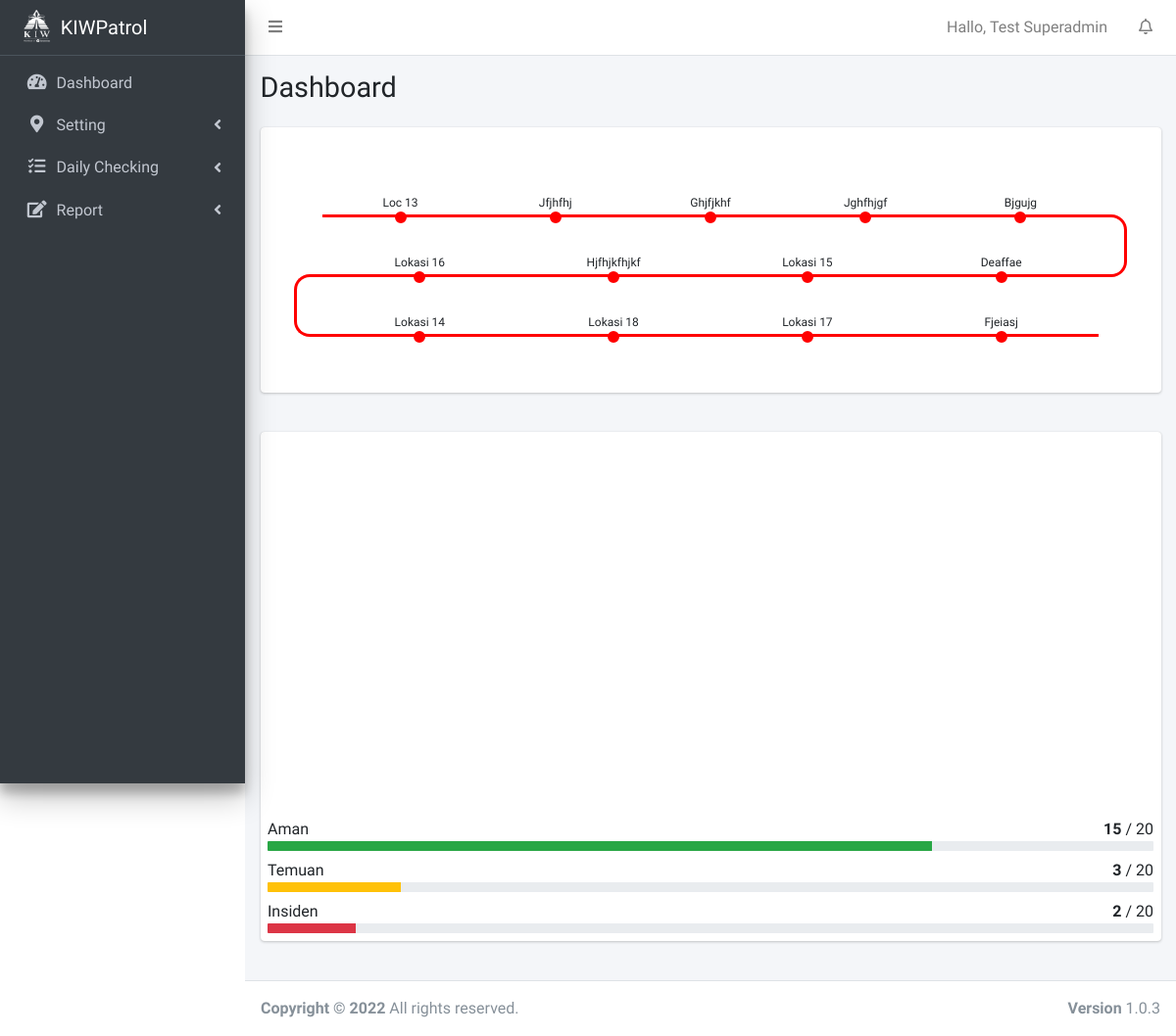
The page /admin/ (signed in) on the database its author committed.
### tables this page shows
CREATE TABLE `user_list` (
  `id` int(11) NOT NULL,
  `nip` varchar(64) NOT NULL,
  `nama_lengkap` varchar(64) NOT NULL,
  `username` varchar(32) NOT NULL,
  `password` varchar(64) NOT NULL,
  `no_hp` varchar(16) NOT NULL,
  `email` varchar(64) NOT NULL,
  `id_level` int(11) NOT NULL COMMENT '1sadm, 2spv, 3adm, 4ptgs',
  `status` int(11) NOT NULL DEFAULT 1
);

CREATE TABLE `subarea_list` (
  `id` int(11) NOT NULL,
  `subarea` varchar(32) NOT NULL,
  `alamat` varchar(11) NOT NULL,
  `id_area` int(11) NOT NULL,
  `tag` varchar(64) NOT NULL,
  `setelah` int(11) NOT NULL,
  `create_date` date NOT NULL,
  `status` int(11) NOT NULL
);

### admin/fungsi.php (called while the page is built, shortened)
<?php
function session_user(){
	return $_SESSION['id'];
}function session_level(){
	return $_SESSION['id_level'];
}
	if($fungsi=="tambah"){ ?>
	<?php }
function get_user(){
	require '../config/koneksi.php';
	$user = session_user();
	$result = mysqli_query($con,"SELECT nama_lengkap FROM user_list WHERE (id = '$user')");
	while($h = mysqli_fetch_array($result)){
		$user = $h['nama_lengkap'];
	}
	return $user;
}
  ?>

### admin/load_data.php (called while the page is built, shortened)
<?php
    include '../config/koneksi.php';
	$hari_ini = "%20".date("y-m-d")."%";
	$master_data = array();
	$daily_check = array();
	$location_check = array();
	$location = 0;
	$security = 0;
	$aman = 0;
	$temuan = 0;
	$insiden = 0;
	$tamu = 0;
	$tag_location = "";
	$sql = "SELECT * FROM subarea_list WHERE status = '1' ORDER BY setelah";
	$r = mysqli_query($con,$sql);
	while($row = mysqli_fetch_array($r)){
		$location++;
		$sql2 = "SELECT * FROM tour_report WHERE (id_subarea = '".$row['id']."' AND create_date LIKE '%$hari_ini%')";
		$r2 = mysqli_query($con,$sql2); $checking=0;
		array_push($location_check,array(
			"location"=>$row['subarea'],
			"checking"=>$checking,
			"tag_location"=>$tag_location,
		));
	}
	$sql = "SELECT * FROM user_list WHERE id_level = '4'";
	$r = mysqli_query($con,$sql);
	while($row = mysqli_fetch_array($r)){
		$security++;
	}
	array_push($master_data,array(
		"location"=>$location,
		"security"=>$security,
	));
	array_push($daily_check,array(
		"aman"=>$aman,
		"temuan"=>$temuan,
		"insiden"=>$insiden,
		"tamu"=>$tamu,
	));
	$data = json_encode(array('master_data'=>$master_data,'daily_check'=>$daily_check,'location_check'=>$location_check));
    $data_array = json_decode($data, true);

### admin/index.php (the view, shortened to what this page needs)
<?php
    include '../config/koneksi.php';
    include 'load_data.php';
?>
<?php include 'header.php';
	$AMAN = 15;
	$TEMUAN = 3;
	$INSIDEN = 2;
	$TOTAL = $AMAN + $TEMUAN + $INSIDEN;
?>
<link rel="stylesheet" href="style/horizontal-timelinev2.css">
  <div class="content-wrapper">
    <div class="content-header">
      <div class="container-fluid">
        <div class="row mb-2">
          <div class="col-sm-6">
            <h1 class="m-0">Dashboard</h1>
          </div>
        </div>
      </div>
    </div>
	<section class="content">
      <div class="container-fluid">
        <div class="card card-info">
        <div class="card-body">
                <section class="time-line-box">
                    <div class="swiper-container sw-cont-size text-center">
                        <?php
                        $jumlah_data = count($data_array['location_check']);
                        $jml_baris = $jumlah_data/6;
                        $loop = ceil($jml_baris);
                        $col_end = 0;
                        $col_start = 0;
                        for($i=0; $i<$loop; $i++){
                            $jml_col = 0;
                            if($i % 2 == 1){
                                echo "<div class='swiper-wrapper' style='flex-direction: row-reverse !important;'>";
                            }
                            if($jml_baris > 1 && $i % 2 == 0) {
                                echo "<div class='swiper-wrapper'>";
                            }
                            if($loop > 2){
                              if($jumlah_data <= $loop*5){
                                $sisa_data = $jumlah_data - $col_end ;
                                if($i == 0){
                                  $col_start = $col_end;
                                  $col_end = $col_start + 5;
                                  $swiper_slide_class = "swiper-slide5";
                                }
                                elseif($sisa_data%4 == 0 && $sisa_data%5 != 0){
                                  $col_start = $col_end;
                                  $col_end = $col_start + 4;
                                  $swiper_slide_class = "swiper-slide4";
                                }else{
                                  $col_start = $col_end;
                                  $col_end = $col_start + 5;
                                  $swiper_slide_class = "swiper-slide5";
                                }
                              }
                            }
                        ?>
                        <?php
                            foreach($data_array['location_check'] as $evt){
                                if($jml_col >= $col_start && $jml_col < $col_end){
                                    if($evt['checking'] == 1){
                                        if($col_end - 1 == $jml_col && $i % 2 == 0){
                                            echo "<div class='".  $swiper_slide_class ."'>";
                                            echo "<div class='timestamp checked5'><span>" . $evt['location'] . "</span></div>";
                                            echo "<div class='status checked5'><span>" . $evt['tag_location'] . "</span></div>";
                                            echo "</div>";
                                            if($i+1 != $loop){
                                                echo "<div class='vertical-con right-con checked5'></div>";
                                            }
                                        }
                                        elseif($col_end - 1 == $jml_col && $i % 2 == 1)
                                        {
                                            if($i+1 != $loop){
                                                echo "<div class='vertical-con left-con checked5'></div>";
                                            }
                                            echo "<div class='".  $swiper_slide_class ."'>";
                                            echo "<div class='timestamp checked5'><span>" . $evt['location'] . "</span></div>";
                                            echo "<div class='status corner-left-top checked5'><span>" . $evt['tag_location'] . "</span></div>";
                                            echo "</div>";
                                        }
                                        else
                                        {
                                            echo "<div class='".  $swiper_slide_class ."'>";
                                            echo "<div class='timestamp checked5'><span>" . $evt['location'] . "</span></div>";
                                            echo "<div class='status checked5'><span>" . $evt['tag_location'] . "</span></div>";
                                            echo "</div>";
                                        }
                                    }else{
                                        if($col_end - 1 == $jml_col && $i % 2 == 0){
                                            echo "<div class='".  $swiper_slide_class ."'>";
                                            echo "<div class='timestamp checked0'><span>" . $evt['location'] . "</span></div>";
                                            echo "<div class='status checked0'><span>" . $evt['tag_location'] . "</span></div>";
                                            echo "</div>";
                                            if($i+1 != $loop){
                                                echo "<div class='vertical-con right-con checked0'></div>";
                                            }
                                        }
                                        elseif($col_end - 1 == $jml_col && $i % 2 == 1)
                                        {
                                            if($i+1 != $loop){
                                                echo "<div class='vertical-con left-con checked0'></div>";
                                            }
                                            echo "<div class='".  $swiper_slide_class ."'>";
                                            echo "<div class='timestamp checked0'><span>" . $evt['location'] . "</span></div>";
                                            echo "<div class='status checked0'><span>" . $evt['tag_location'] . "</span></div>";
                                            echo "</div>";
                                        }
                                        else
                                        {
                                            echo "<div class='".  $swiper_slide_class ."'>";
                                            echo "<div class='timestamp checked0'><span>" . $evt['location'] . "</span></div>";
                                            echo "<div class='status checked0'><span>" . $evt['tag_location'] . "</span></div>";
                                            echo "</div>";
                                        }
                                    }
                                }
                                $jml_col++;
                            }
                        ?>
                        </div>
                        <?php   }
                        ?>
                    </div>
                </section>
        </div>
        </div></br>
      </div>
    </section>
    <section class="content">
      <div class="container-fluid">
        <div class="card card-info">
		  <div></br></div>
		  <div id="chartContainer3" style="height: 370px; width: 100%;"></div>
		  <div class="col-md-12">
			<div class="progress-group">
			  <span class="progress-text">Aman</span>
			  <span class="float-right"><b><?php echo $AMAN; ?></b> / <?php echo $TOTAL; ?></span>
			  <div class="progress progress-sm">
				<div class="progress-bar bg-success" style="width: <?php echo $AMAN*100/$TOTAL; ?>%"></div>
			  </div>
			</div>
			<div class="progress-group">
			  <span class="progress-text">Temuan</span>
			  <span class="float-right"><b><?php echo $TEMUAN; ?></b> / <?php echo $TOTAL; ?></span>
			  <div class="progress progress-sm">
				<div class="progress-bar bg-warning" style="width: <?php echo $TEMUAN*100/$TOTAL; ?>%"></div>
			  </div>
			</div>
			<div class="progress-group">
			  <span class="progress-text">Insiden</span>
			  <span class="float-right"><b><?php echo $INSIDEN; ?></b> / <?php echo $TOTAL; ?></span>
			  <div class="progress progress-sm">
				<div class="progress-bar bg-danger" style="width: <?php echo $INSIDEN*100/$TOTAL; ?>%"></div>
			  </div>
			</div>
		  </div>
        </div></br>
      </div>
    </section>
  </div>
<?php include 'footer.php'; ?>

### admin/header.php (shortened to what this page needs)
<?php
  include '../config/koneksi.php';
  include 'fungsi.php';
  ?>
<!DOCTYPE html>
<html lang="en">
<head>
  <link rel="stylesheet" href="../assets/plugins/fontawesome-free/css/all.min.css">
  <link rel="stylesheet" href="https://code.ionicframework.com/ionicons/2.0.1/css/ionicons.min.css">
  <link rel="stylesheet" href="../assets/plugins/tempusdominus-bootstrap-4/css/tempusdominus-bootstrap-4.min.css">
  <link rel="stylesheet" href="../assets/plugins/icheck-bootstrap/icheck-bootstrap.min.css">
  <link rel="stylesheet" href="../assets/plugins/jqvmap/jqvmap.min.css">
  <link rel="stylesheet" href="../assets/css/adminlte.min.css">
  <link rel="stylesheet" href="../assets/plugins/overlayScrollbars/css/OverlayScrollbars.min.css">
  <link rel="stylesheet" href="../assets/plugins/summernote/summernote-bs4.min.css">
  <link rel="stylesheet" href="../assets/plugins/sweetalert2-theme-bootstrap-4/bootstrap-4.min.css">
  <link rel="stylesheet" href="../assets/plugins/daterangepicker/daterangepicker.css">
  <link rel="stylesheet" type="text/css" href="../assets/plugins/daterangepicker/daterangepicker.css" />
  <link rel="stylesheet" href="../assets/plugins/fontawesome-free/css/all.min.css">
  <link rel="stylesheet" href="../assets/plugins/datatables-bs4/css/dataTables.bootstrap4.min.css">
  <link rel="stylesheet" href="../assets/plugins/datatables-responsive/css/responsive.bootstrap4.min.css">
  <link rel="stylesheet" href="../assets/plugins/datatables-buttons/css/buttons.bootstrap4.min.css">
  <link rel="stylesheet" href="../assets/css/adminlte.min.css">
</head>
<body class="hold-transition sidebar-mini layout-fixed">
<div class="wrapper">
  <nav class="main-header navbar navbar-expand navbar-white navbar-light">
    <ul class="navbar-nav">
      <li class="nav-item">
        <a class="nav-link" data-widget="pushmenu" href="#" role="button"><i class="fas fa-bars"></i></a>
      </li>
    </ul>
    <ul class="navbar-nav ml-auto">
      <li class="nav-item d-none d-sm-inline-block">
        <a class="nav-link"><?php echo "Hallo, ".get_user(); ?></a>
      </li>
      <li class="nav-item dropdown">
        <a class="nav-link" data-toggle="dropdown" href="#">
          <i class="far fa-bell"></i>
        </a>
      </li>
    </ul>
  </nav>
  <aside class="main-sidebar sidebar-dark-primary elevation-4">
    <a href="index" class="brand-link">
      <img src="../assets/img/logo_putih.png" alt="" class="brand-image" style="">
      <span class="brand-text font-weight-light">KIWPatrol</span>
    </a>
    <div class="sidebar">
      <nav class="mt-2">
        <ul class="nav nav-pills nav-sidebar flex-column treeview" data-widget="treeview" role="menu" data-accordion="false">
          <li class="nav-item">
            <a href="index" class="nav-link">
              <i class="nav-icon fas fa-tachometer-alt"></i>
              <p>
                Dashboard
              </p>
            </a>
          </li>
          <li class="nav-item treeview-menu">
            <a href="#" class="nav-link">
              <i class="nav-icon fas fa-map-marker-alt"></i>
              <p>
                Setting
                <i class="fas fa-angle-left right"></i>
              </p>
            </a>
          </li>
          <li class="nav-item">
            <a href="#" class="nav-link">
              <i class="nav-icon fas fa-tasks"></i>
              <p>
                Daily Checking
                <i class="fas fa-angle-left right"></i>
              </p>
            </a>
          </li>
          <li class="nav-item">
            <a href="#" class="nav-link">
              <i class="nav-icon fas fa-edit"></i>
              <p>
                Report
                <i class="fas fa-angle-left right"></i>
              </p>
            </a>
          </li>
        </ul><br><br><br><br><br><br><br><br>
      </nav>
    </div>
  </aside>

### admin/style/horizontal-timelinev2.css (style rules this page uses)
.time-line-box { height: 100%; padding: 3rem 0 0 0; width: 100%; }
.time-line-box .timestamp { margin: auto; margin-bottom: 5px; padding: 0px 4px; display: flex; flex-direction: column; align-items: center; height: 1rem; }
.time-line-box .status { padding: 0px 10px; display: flex; justify-content: center; border-top: 3px solid ; position: relative; transition: all 200ms ease-in; margin-bottom: 0rem; height: 1rem; }
.time-line-box .checked0 { border-color: #ff0000 !important; }
.time-line-box .checked0 span:before { border-color: #ff0000 !important; background-color: #ff0000 !important; }
.swiper-container { width: 90%; margin: auto; overflow-y: auto; }
.swiper-wrapper { display: flex; flex-direction: row; overflow-y:auto; justify-content: center; }
.swiper-slide5 { text-align: center; font-size: 0.75em; width: calc(100% / 5); height: 100%; position: relative; }
.swiper-slide4 { text-align: center; font-size: 0.75em; width: calc(100% / 4); height: 100%; position: relative; }
.vertical-con { position: absolute; width: 2rem; height: 4rem; }
.right-con { border-right: 3px solid; border-top: 3px solid; border-bottom: 3px solid; border-top-right-radius: 1rem; border-bottom-right-radius: 1rem; margin-top: 1.33rem; margin-left: 89%; }
.left-con { border-left: 3px solid; border-top: 3px solid; border-bottom: 3px solid; border-top-left-radius: 1rem; border-bottom-left-radius: 1rem; margin-top: 1.33rem; margin-right: 89%; }

### rows shown on the page
user_list: nama_lengkap "Test Superadmin"
subarea_list: location "Loc 13"
subarea_list: subarea "Jfjhfhj"
subarea_list: subarea "Ghjfjkhf"
subarea_list: subarea "Jghfhjgf"
subarea_list: subarea "Bjgujg"
subarea_list: subarea "Deaffae"
subarea_list: subarea "Lokasi 15"
subarea_list: subarea "Hjfhjkfhjkf"

### other values the page prints
$evt['location'] "Lokasi 16"
$evt['location'] "Lokasi 14"
$evt['location'] "Lokasi 18"
$evt['location'] "Lokasi 17"
$evt['location'] "Fjeiasj"
$AMAN "15"
$TOTAL "20"
$TEMUAN "3"
$INSIDEN "2"
